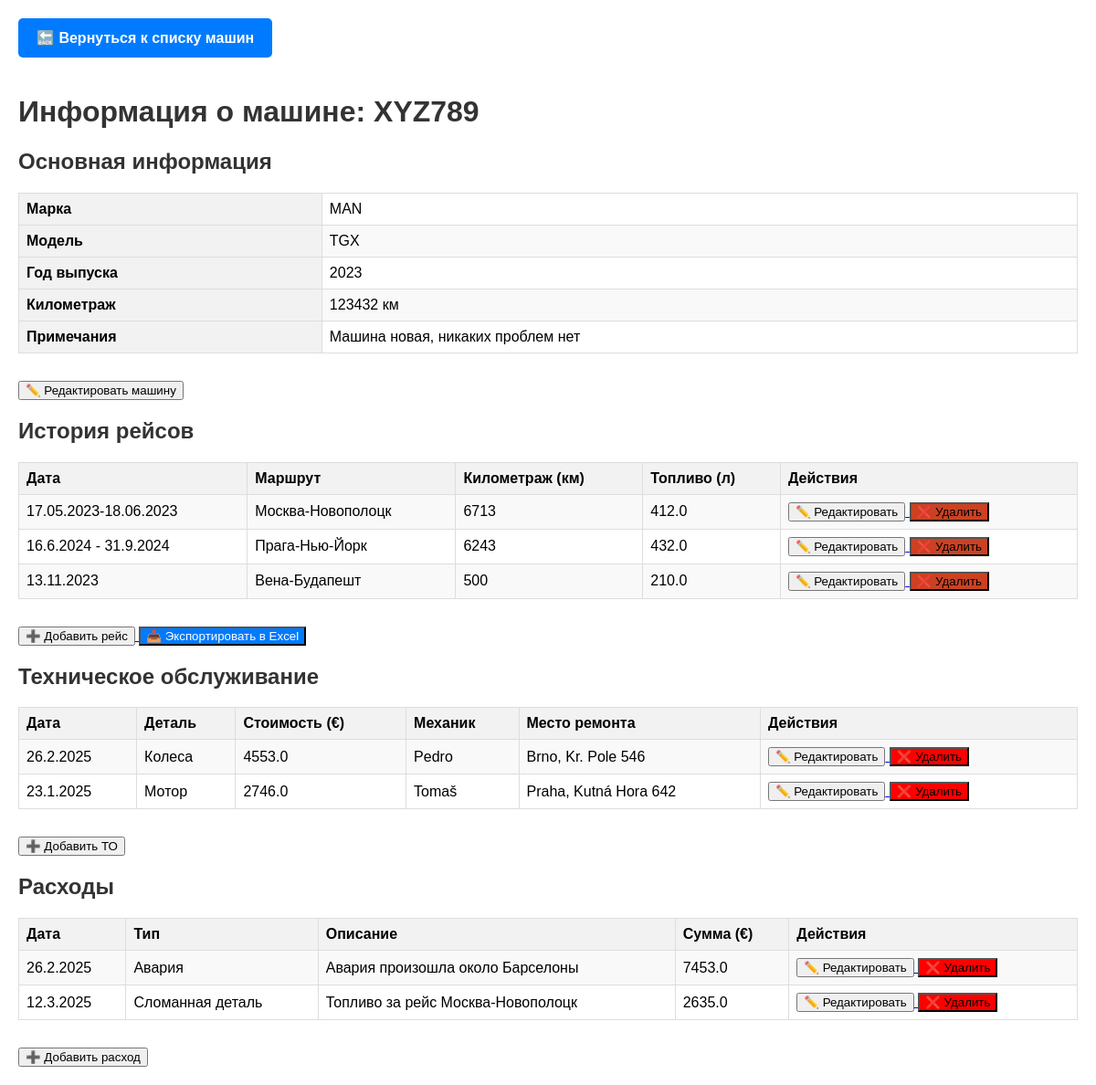
/machine/1, run on the app's committed database.
### app.py (models this page shows)
class Machine(db.Model):
    __tablename__ = 'machine'
    id = db.Column(db.Integer, primary_key=True)
    number = db.Column(db.String(50), unique=True, nullable=False)
    brand = db.Column(db.String(50), nullable=False)
    model = db.Column(db.String(50), nullable=False)
    year = db.Column(db.Integer, nullable=False)
    mileage = db.Column(db.Integer, nullable=False, default=0)
    notes = db.Column(db.Text, nullable=True)

class Trip(db.Model):
    __tablename__ = 'trip'
    id = db.Column(db.Integer, primary_key=True)
    machine_id = db.Column(db.Integer, db.ForeignKey('machine.id'), nullable=False)
    date = db.Column(db.String(10), nullable=False)
    route = db.Column(db.String(255), nullable=False)
    distance = db.Column(db.Integer, nullable=False)
    fuel = db.Column(db.Float, nullable=False)

class Maintenance(db.Model):
    __tablename__ = 'maintenance'
    id = db.Column(db.Integer, primary_key=True)
    machine_id = db.Column(db.Integer, db.ForeignKey('machine.id'), nullable=False)
    part = db.Column(db.String(100), nullable=False)
    date = db.Column(db.String(10), nullable=False)
    cost = db.Column(db.Float, nullable=False)
    mechanic = db.Column(db.String(100), nullable=False)
    location = db.Column(db.String(255), nullable=False)

class Expense(db.Model):
    __tablename__ = 'expense'
    id = db.Column(db.Integer, primary_key=True)
    machine_id = db.Column(db.Integer, db.ForeignKey('machine.id'), nullable=False)
    type = db.Column(db.String(50), nullable=False)  # "Топливо" или "Запчасти"
    description = db.Column(db.String(255), nullable=False)
    amount = db.Column(db.Float, nullable=False)
    date = db.Column(db.String(10), nullable=False)

### app.py (the view)
@app.route('/machine/<int:machine_id>')
def machine_detail(machine_id):
    machine = Machine.query.get_or_404(machine_id)
    trips = Trip.query.filter_by(machine_id=machine_id).all()
    maintenances = Maintenance.query.filter_by(machine_id=machine_id).all()
    expenses = Expense.query.filter_by(machine_id=machine_id).all()
    return render_template('machine_detail.html', machine=machine, trips=trips, maintenances=maintenances, expenses=expenses)

### templates/machine_detail.html (shortened to what this page needs)
<!DOCTYPE html>
<html>
<head>
</head>
<body>
<a href="{{ url_for('list_machines') }}">
    <button class="back-button">🔙 Вернуться к списку машин</button>
</a>
    <h1>Информация о машине: {{ machine.number }}</h1>
    <h2>Основная информация</h2>
    <table>
        <tr><th>Марка</th><td>{{ machine.brand }}</td></tr>
        <tr><th>Модель</th><td>{{ machine.model }}</td></tr>
        <tr><th>Год выпуска</th><td>{{ machine.year }}</td></tr>
        <tr><th>Километраж</th><td>{{ machine.mileage }} км</td></tr>
        <tr><th>Примечания</th><td>{{ machine.notes or "Нет примечаний" }}</td></tr>
    </table>
    <a href="{{ url_for('edit_machine', machine_id=machine.id) }}">
        <button>✏️ Редактировать машину</button>
    </a>
<h2>История рейсов</h2>
<table>
    <tr>
        <th>Дата</th>
        <th>Маршрут</th>
        <th>Километраж (км)</th>
        <th>Топливо (л)</th>
        <th>Действия</th>
    </tr>
    {% for trip in trips %}
    <tr>
        <td>{{ trip.date }}</td>
        <td>{{ trip.route }}</td>
        <td>{{ trip.distance }}</td>
        <td>{{ trip.fuel }}</td>
        <td>
            <a href="{{ url_for('edit_trip', trip_id=trip.id) }}">
                <button>✏️ Редактировать</button>
            </a>
            <a href="{{ url_for('delete_trip', trip_id=trip.id) }}" onclick="return confirm('Вы уверены, что хотите удалить этот рейс?');">
                <button style="background-color: rgb(203, 66, 35);">❌ Удалить</button>
            </a>
        </td>
    </tr>
    {% else %}
    <tr><td colspan="5">Нет данных о рейсах.</td></tr>
    {% endfor %}
</table>
<a href="{{ url_for('add_trip', machine_id=machine.id) }}">
    <button>➕ Добавить рейс</button>
</a>
<a href="{{ url_for('export_trips', machine_id=machine.id) }}">
    <button style="background-color: #007bff; color: white;">📥 Экспортировать в Excel</button>
</a>
    <h2>Техническое обслуживание</h2>
    <table>
        <tr>
            <th>Дата</th>
            <th>Деталь</th>
            <th>Стоимость (€)</th>
            <th>Механик</th>
            <th>Место ремонта</th>
            <th>Действия</th>
        </tr>
        {% for maintenance in maintenances %}
        <tr>
            <td>{{ maintenance.date }}</td>
            <td>{{ maintenance.part }}</td>
            <td>{{ maintenance.cost }}</td>
            <td>{{ maintenance.mechanic }}</td>
            <td>{{ maintenance.location }}</td>
            <td>
                <a href="{{ url_for('edit_maintenance', maintenance_id=maintenance.id) }}">
                    <button>✏️ Редактировать</button>
                </a>
                <a href="{{ url_for('delete_maintenance', maintenance_id=maintenance.id) }}" onclick="return confirm('Вы уверены, что хотите удалить запись ТО?');">
                    <button style="background-color: red;">❌ Удалить</button>
                </a>
            </td>
        </tr>
        {% else %}
        <tr><td colspan="6">Нет данных о техническом обслуживании.</td></tr>
        {% endfor %}
    </table>
    <a href="{{ url_for('add_maintenance', machine_id=machine.id) }}">
        <button>➕ Добавить ТО</button>
    </a>
    <h2>Расходы</h2>
    <table>
        <tr>
            <th>Дата</th>
            <th>Тип</th>
            <th>Описание</th>
            <th>Сумма (€)</th>
            <th>Действия</th>
        </tr>
        {% for expense in expenses %}
        <tr>
            <td>{{ expense.date }}</td>
            <td>{{ expense.type }}</td>
            <td>{{ expense.description }}</td>
            <td>{{ expense.amount }}</td>
            <td>
                <a href="{{ url_for('edit_expense', expense_id=expense.id) }}">
                    <button>✏️ Редактировать</button>
                </a>
                <a href="{{ url_for('delete_expense', expense_id=expense.id) }}" onclick="return confirm('Вы уверены, что хотите удалить запись о расходе?');">
                    <button style="background-color: red;">❌ Удалить</button>
                </a>
        </tr>
        {% else %}
        <tr><td colspan="5">Нет данных о расходах.</td></tr>
        {% endfor %}
    </table>
    <a href="{{ url_for('add_expense', machine_id=machine.id) }}">
        <button>➕ Добавить расход</button>
</body>
</html>

### templates/machine_detail.html (style rules this page uses)
body { font-family: Arial, sans-serif; margin: 20px; }
h1, h2 { color: #333; }
table { width: 100%; border-collapse: collapse; margin-bottom: 30px; }
th, td { border: 1px solid #ddd; padding: 8px; text-align: left; }
th { background-color: #f2f2f2; }
tr:nth-child(even) { background-color: #f9f9f9; }
.back-button { padding: 12px 20px; font-size: 16px; font-weight: bold; background-color: #007bff; color: white; border: none; border-radius: 5px; cursor: pointer; text-align: center; margin-bottom: 20px; }

### data on the page
Machine: number "XYZ789", brand "MAN", model "TGX", year "2023", mileage "123432", notes "Машина новая, никаких проблем нет"
Trip: date "17.05.2023-18.06.2023", route "Москва-Новополоцк", distance "6713", fuel "412.0"
Trip: date "16.6.2024 - 31.9.2024", route "Прага-Нью-Йорк", distance "6243", fuel "432.0"
Trip: date "13.11.2023", route "Вена-Будапешт", distance "500", fuel "210.0"
Maintenance: date "26.2.2025", part "Колеса", cost "4553.0", mechanic "Pedro", location "Brno, Kr. Pole 546"
Maintenance: date "23.1.2025", part "Мотор", cost "2746.0", mechanic "Tomaš", location "Praha, Kutná Hora 642"
Expense: date "26.2.2025", type "Авария", description "Авария произошла около Барселоны", amount "7453.0"
Expense: date "12.3.2025", type "Сломанная деталь", description "Топливо за рейс Москва-Новополоцк", amount "2635.0"
